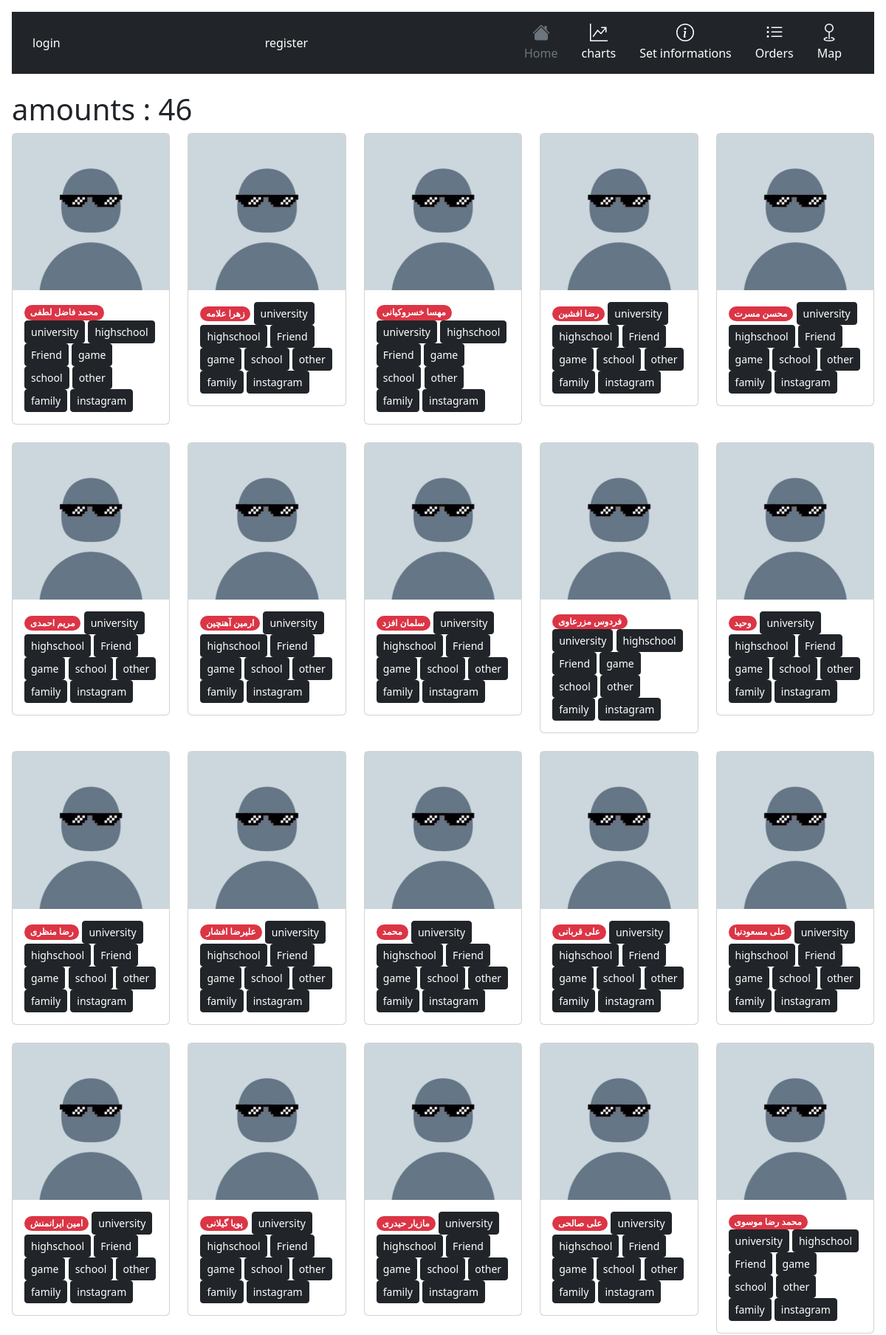
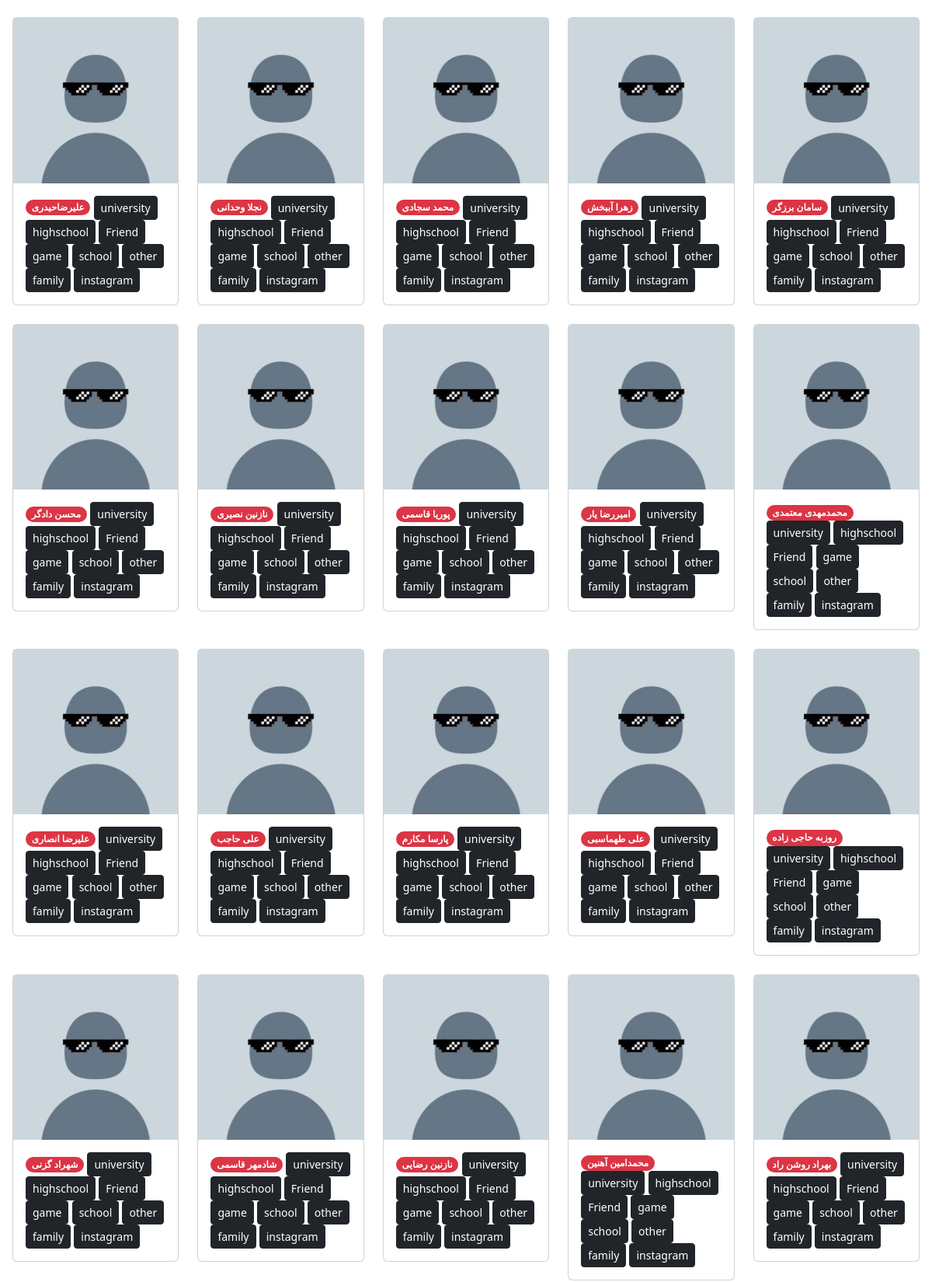
Page /setReason/u/ (upper part) on the committed database (2 pictures, top to bottom).
### accounts/models.py (models this page shows, shortened)
class User(AbstractBaseUser):
    status_reason = (
        ('u' , "university"),
        ('h', "highschool"),
        ('a' , "Friend"),
        ('g' , "game"),
        ('s' , "school"),
        ('o' , "other"),
        ('f' , "family"),
        ('i' , "instagram"),
    )
    username = models.CharField(unique=True, max_length=100)
    name = models.CharField(max_length=100, null=True, blank=True)
    is_admin = models.BooleanField(default=False)
    is_active = models.BooleanField(default=True)
    Avatar = models.ImageField(upload_to="images/Avatar",blank=True,null=True)
    code = models.IntegerField(blank=True,null=True)
    reason = models.CharField(max_length=1,choices = status_reason)
    city = models.ForeignKey(City,on_delete=models.CASCADE,related_name="user",blank=True,null=True)
    Rating = models.IntegerField(default=1)
    Friends = models.ManyToManyField("User")
    USERNAME_FIELD = 'username'
    REQUIRED_FIELDS = ['name']
    objects = MyUserManager()

### info/views.py (the view)
# urls.py: path('setReason/<slug:reason>/',setReasonlist,name="setlist"),
def setReasonlist(request,reason):
    users = User.objects.filter(reason = reason)
    amount = 0
    for user in users:
        amount += 1
    return render(request,'info/sets/setReason.html',{'users' : users,'amount':amount,'reason':reason})

### info/templates/info/sets/setReason.html (shortened to what this page needs)
{% extends 'info/base.html' %}
{% load static %}
{% block content %}
<h1>amounts : {{amount}}</h1>
<div class="row row-cols-2 row-cols-md-5 g-4">
    {% for user in users %}
          <div class="col">
            <div class="card">
                <img src="{% if user.Avatar %}{{user.Avatar.url}}{% else %}{% static 'm.jfif' %}{% endif %}" >
              <div class="card-body">
                <span class="badge rounded-pill text-bg-danger">{{user.name}}</span>
                <a class="btn btn-dark btn-sm" href="{% url 'info:set' user.username 'u' %}" role="button">university</a>
                <a class="btn btn-dark btn-sm" href="{% url 'info:set' user.username 'h' %}" role="button">highschool</a>
                <a class="btn btn-dark btn-sm" href="{% url 'info:set' user.username 'a' %}" role="button">Friend</a>
                <a class="btn btn-dark btn-sm" href="{% url 'info:set' user.username 'g' %}" role="button">game</a>
                <a class="btn btn-dark btn-sm" href="{% url 'info:set' user.username 's' %}" role="button">school</a>
                <a class="btn btn-dark btn-sm" href="{% url 'info:set' user.username 'o' %}" role="button">other</a>
                <a class="btn btn-dark btn-sm" href="{% url 'info:set' user.username 'f' %}" role="button">family</a>
                <a class="btn btn-dark btn-sm" href="{% url 'info:set' user.username 'i' %}" role="button">instagram</a>
              </div>
            </div>
          </div>
    {% endfor %}
</div>
{% endblock %}

### rows in the picture
User: name "محمد فاضل لطفی"
User: name "زهرا علامه"
User: name "مهسا خسروکیانی"
User: name "رضا افشین"
User: name "محسن مسرت"
User: name "مریم احمدی"
User: name "ارمین آهنچین"
User: name "سلمان افزد"
User: name "فردوس مزرعاوی"
User: name "وحید"
User: name "رضا منظری"
User: name "علیرضا افشار"
User: name "محمد"
User: name "علی قربانی"
User: name "علی مسعودنیا"
User: name "امین ایرانمنش"
User: name "پویا گیلانی"
User: name "مازیار حیدری"
User: name "علی صالحی"
User: name "محمد رضا موسوی"
User: name "علیرضاحیدری"
User: name "نجلا وحدانی"
User: name "محمد سجادی"
User: name "زهرا آببخش"
User: name "سامان برزگر"
User: name "محسن دادگر"
User: name "نازنین نصیری"
User: name "پوریا قاسمی"
User: name "امیررضا یار"
User: name "محمدمهدی معتمدی"
User: name "علیرضا انصاری"
User: name "علی حاجب"
User: name "پارسا مکارم"
User: name "علی طهماسبی"
User: name "روزبه حاجی زاده"
User: name "شهراد گزنی"
User: name "شادمهر قاسمی"
User: name "نازنین رضایی"
User: name "محمدامین آهنین"
User: name "بهراد روشن راد"

### other values in the picture
{{ amount }} "46"
